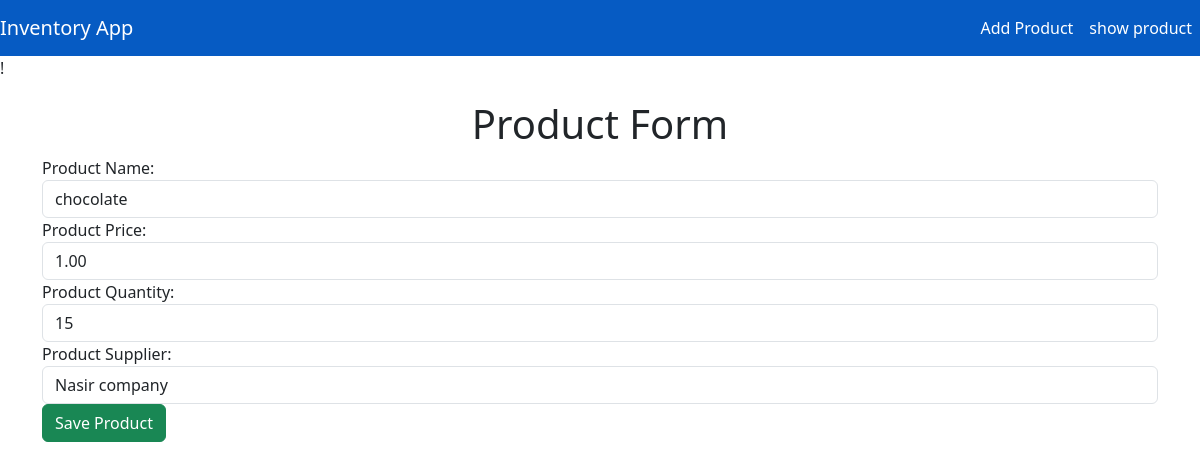
The app's page /update/5/ with its own data.
### invApp/models.py (models this page shows, shortened)
class Products(models.Model):
    product_id = models.AutoField(primary_key=True)
    product_name = models.CharField(max_length=50)
    product_price = models.DecimalField(max_digits=20, decimal_places=2)
    product_quantity = models.IntegerField()
    product_supplier = models.CharField(max_length=50)

### invApp/views.py (the view)
# urls.py: path('update/<int:product_id>/', views.product_update_view, name='product_update'),
def product_update_view(request, product_id):
    product = Products.objects.get(product_id=product_id)
    form = InventoryForm(instance=product)
    if request.method == 'POST':
        form = InventoryForm(request.POST, instance=product)
        if form.is_valid():
            form.save()
            return redirect('product_list')
    return render(request, 'invApp/product_form.html', {'form': form})

### invApp/form.py
class InventoryForm(forms.ModelForm):
    class Meta:
        model = Products
        fields = '__all__'
        labels = {
            'product_id': 'Product ID',
            'product_name': 'Product Name',
            'product_price': 'Product Price',
            'product_quantity': 'Product Quantity',
            'product_supplier': 'Product Supplier'
        }
        widgets = {
            'product_id': forms.NumberInput(attrs={'placeholder': 'Product ID', 'class': 'form-control'}),
            'product_name': forms.TextInput(attrs={'placeholder': 'Product Name', 'class': 'form-control'}),
            'product_price': forms.NumberInput(attrs={'placeholder': 'Product Price', 'class': 'form-control'}),
            'product_quantity': forms.NumberInput(attrs={'placeholder': 'Product Quantity', 'class': 'form-control'}),
            'product_supplier': forms.TextInput(attrs={'placeholder': 'Product Supplier', 'class': 'form-control'})
        }

### invApp/templates/invApp/product_form.html (shortened to what this page needs)
!{% extends "invApp/layout.html" %}
{% block content %}
<h1 class="text-center"> Product Form</h1>
<form method="post" class="jumbotron">
    {{ form }}
    <button class="btn btn-success btn-block" type="submit"> Save Product </button>
</form>
{% endblock %}

### invApp/templates/invApp/layout.html (style rules this page uses)
body { padding-top: 56px; }

### records on screen
Products: product_name "chocolate", product_price "1.00", product_quantity "15", product_supplier "Nasir company"
